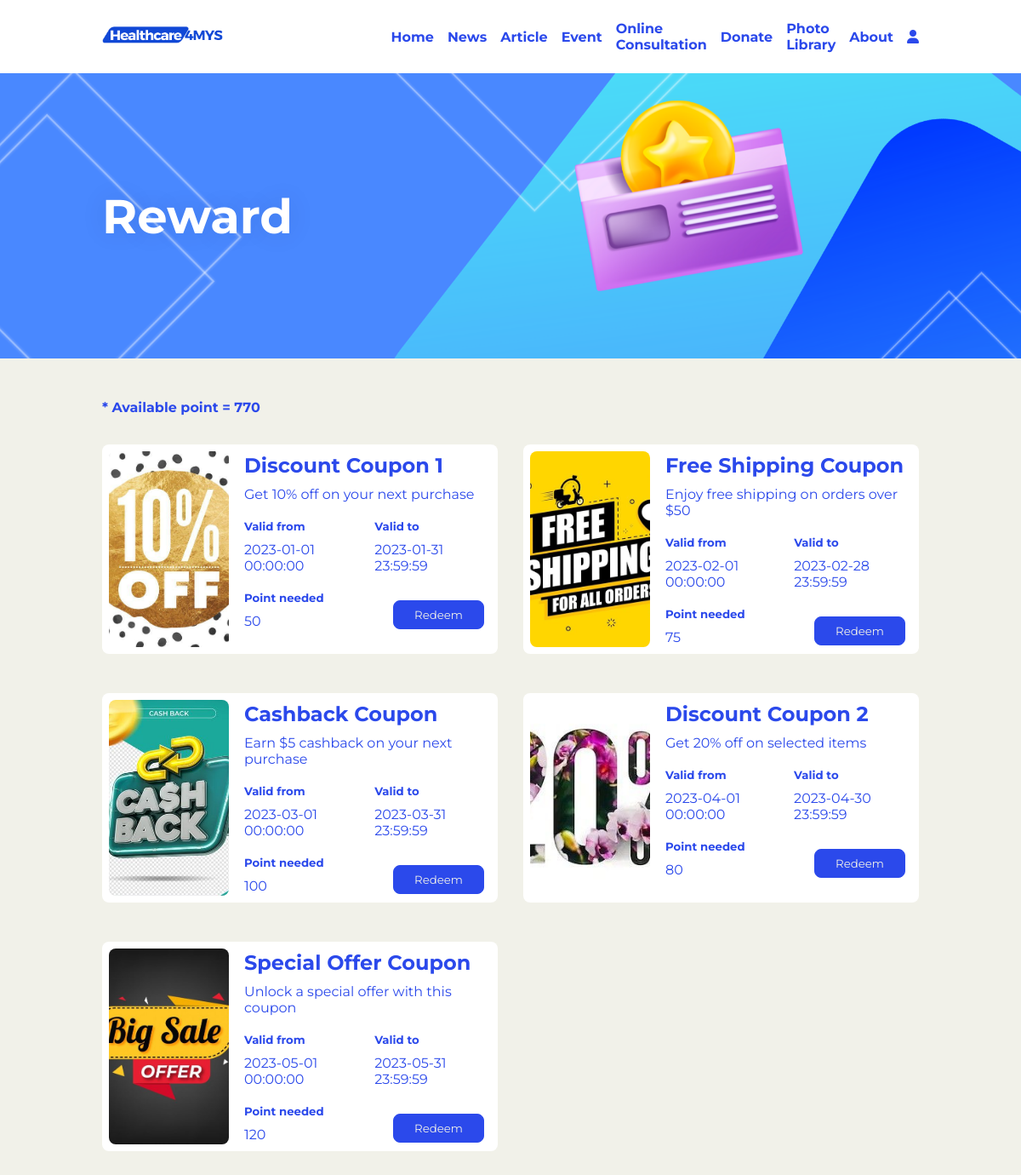
/reward.php (signed in), run on the app's committed database.
### tables this page shows
CREATE TABLE `visitor` (
  `visitor_id` int(11) NOT NULL,
  `first_name` varchar(100) DEFAULT NULL,
  `last_name` varchar(100) DEFAULT NULL,
  `email` varchar(50) DEFAULT NULL,
  `phone_number` varchar(15) DEFAULT NULL,
  `password` varchar(30) DEFAULT NULL,
  `street` varchar(100) DEFAULT NULL,
  `postcode` varchar(5) DEFAULT NULL,
  `city` varchar(30) DEFAULT NULL,
  `state` varchar(20) DEFAULT NULL,
  `avatar` varchar(50) DEFAULT 'images/visitor_avatar.png',
  `point` int(10) DEFAULT 0,
  `register_at` datetime DEFAULT current_timestamp()
);

CREATE TABLE `coupon` (
  `coupon_id` int(11) NOT NULL,
  `title` varchar(100) DEFAULT NULL,
  `description` text DEFAULT NULL,
  `valid_from` datetime DEFAULT NULL,
  `valid_to` datetime DEFAULT NULL,
  `point` int(11) DEFAULT NULL,
  `images` longtext DEFAULT NULL,
  `created_at` datetime DEFAULT current_timestamp()
);

### reward.php (the view, shortened to what this page needs)
<!DOCTYPE html>
<html lang="en">
<head>
    <link rel="stylesheet" href="https://cdnjs.cloudflare.com/ajax/libs/font-awesome/6.0.0/css/all.min.css">
    <link href="css/style.css" rel="stylesheet">
    <link href="css/reward.css" rel="stylesheet">
</head>
<body>
    <?php include "nav.php"; ?>
    <div class="container-fluid page-header py-12 mb-12">
        <div class="container py-12">
            <h1 class="text-white">Reward</h1>
        </div>
    </div>
    <div class="container">
        <?php
        $sql = "SELECT * FROM visitor WHERE visitor_id = '" . $_SESSION['id'] . "'";
        $result = $db->query($sql);
        $row = $result->fetch_assoc();
        ?>
        <h4>* Available point = <?php echo $row['point'] ?></h4>
        <div class="grid grid-container py-6">
            <?php
            $sql2 = "SELECT * FROM coupon";
            $result2 = $db->query($sql2);
            while ($row2 = $result2->fetch_assoc()) {
            ?>
                <div class="list col-span-6">
                    <div class="flex p-2 center">
                        <img src="images/coupon/<?php echo $row2['images'] ?>" alt="thumbnail" class="rounded-md">
                    </div>
                    <div>
                        <h2><?php echo $row2['title']; ?></h2>
                        <p><?php echo $row2['description']; ?></p>
                        <div class="flex space-x-4">
                            <div>
                                <h5>Valid from</h5>
                                <p><?php echo $row2['valid_from']; ?></p>
                            </div>
                            <div>
                                <h5>Valid to</h5>
                                <p><?php echo $row2['valid_to']; ?></p>
                            </div>
                        </div>
                        <div class="flex justify-between">
                            <div>
                                <h5>Point needed</h5>
                                <p><?php echo $row2['point']; ?></p>
                            </div>
                            <div class="align-self-end" style="margin: 10px 0;">
                                <button class="btn-secondary" onclick="redeem(<?php echo $row2['coupon_id']; ?>)">Redeem</button>
                            </div>
                        </div>
                    </div>
                </div>
            <?php } ?>
        </div>
    </div>
</body>
</html>

### css/style.css (style rules this page uses)
* { font-family: 'Montserrat', sans-serif; }
body { color: #2b49eb; background-color: #f1f1e9; max-width: 100vw; margin: 0; padding: 0; }
.flex { display: flex; }
.grid { display: grid; }
.grid-container { grid-template-columns: repeat(12, 1fr); grid-gap: 30px; }
.col-span-6 { grid-column: span 6; }
.center { justify-content: center; align-items: center; text-align: center; }
.align-self-end { align-self: flex-end; }
.justify-between { justify-content: space-between; }
.container { padding: 0 10%; }
.mb-12 { margin-bottom: 3rem; }
.p-2 { padding: 0.5rem; }
.py-6 { padding-top: 1.5rem; padding-bottom: 1.5rem; }
.py-12 { padding-top: 3rem; padding-bottom: 3rem; }
.space-x-4>*+* { margin-left: 1rem; }
button, .btn-primary { border: none; outline: none; padding: 0.5rem 1.5rem; border-radius: 0.5rem; cursor: pointer; background-color: #f1f1e9; color: #2b49eb; border: 1px solid #2b49eb; }
.btn-secondary { background-color: #2b49eb; color: #f1f1e9; }
.text-white { color: #fff; }
.rounded-md { border-radius: 0.5rem; }
.list { display: flex; background-color: #fff; border-radius: 0.5rem; margin-bottom: 1rem; }
.list>div:first-child { flex: 1; margin-right: 10px; }
.list>div:first-child img { width: 100%; height: 100%; object-fit: cover; }
.list>div:last-child { flex: 2; padding-right: 1rem; }

### css/reward.css (style rules this page uses)
.page-header { background: url(../images/reward.png) top center no-repeat; background-size: cover; text-shadow: 0 0 30px rgba(0, 0, 0, .1); }
h1 { font-size: 3.5rem; font-weight: 700; }
h2, h4, h5, p { margin: 10px 0; }

### data on the page
visitor: point "770"
coupon: images (picture), title "Discount Coupon 1", description "Get 10% off on your next purchase", valid_from "2023-01-01 00:00:00", valid_to "2023-01-31 23:59:59", point "50"
coupon: images (picture), title "Free Shipping Coupon", description "Enjoy free shipping on orders over $50", valid_from "2023-02-01 00:00:00", valid_to "2023-02-28 23:59:59", point "75"
coupon: images (picture), title "Cashback Coupon", description "Earn $5 cashback on your next purchase", valid_from "2023-03-01 00:00:00", valid_to "2023-03-31 23:59:59", point "100"
coupon: images (picture), title "Discount Coupon 2", description "Get 20% off on selected items", valid_from "2023-04-01 00:00:00", valid_to "2023-04-30 23:59:59", point "80"
coupon: images (picture), title "Special Offer Coupon", description "Unlock a special offer with this coupon", valid_from "2023-05-01 00:00:00", valid_to "2023-05-31 23:59:59", point "120"
